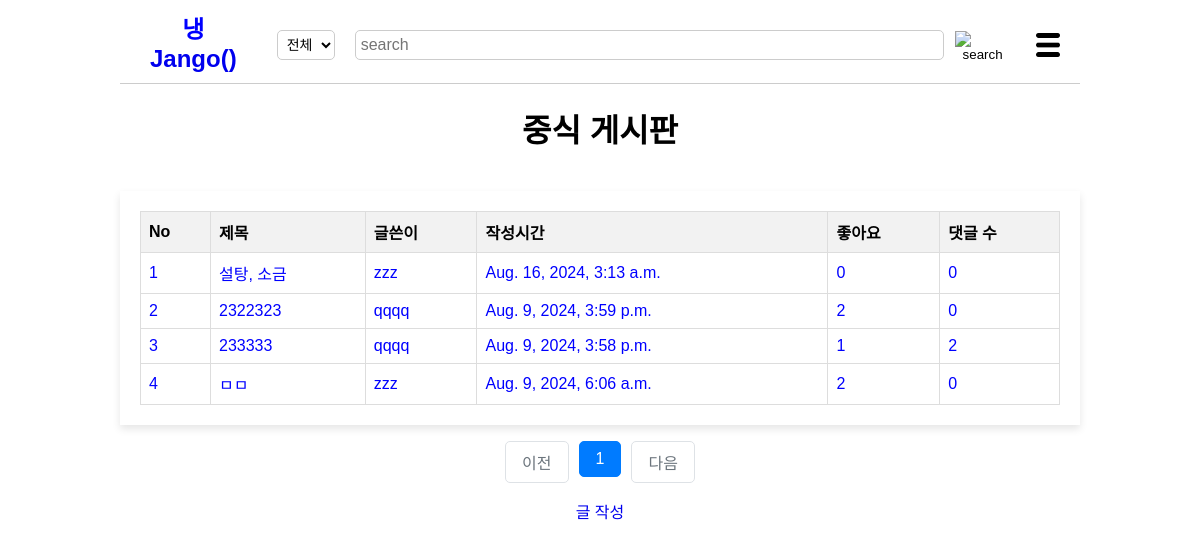
The app's page /chinapost/ (signed in) with its own data.
### post/models.py (models this page shows, shortened)
class Post(models.Model):
    title = models.CharField(max_length=200)
    cooktime = models.IntegerField()
    ingredient = models.TextField()
    cookmethod = models.TextField()
    created_at=models.DateTimeField(auto_now_add=True)
    writer=models.ForeignKey(User, on_delete=models.CASCADE)
    like_users=models.ManyToManyField(settings.AUTH_USER_MODEL, related_name='like_posts', blank=True)
    updated_at=models.DateTimeField(null=True, blank=True, auto_now=True)
    category = models.ForeignKey(Category, on_delete=models.CASCADE)

### post/views/post_views.py (the view)
# urls.py: path('<str:category_name>/',list, name='list'),
def list(request, category_name):
    request.session['previous_page'] = request.get_full_path()
    category = get_object_or_404(Category, name=category_name)
    posts = Post.objects.filter(category=category).annotate(comment_count=Count('comment')).order_by('-created_at')
    page=request.GET.get('page', '1')
    paginator=Paginator(posts, 10)
    page_obj=paginator.get_page(page)
    context={
        'list': page_obj,
        }
    if category_name=="koreapost":
        return render(request, 'koreapost.html', context)
    elif category_name=="chinapost":
        return render(request, 'chinapost.html', context)
    elif category_name=="japanpost":
        return render(request, 'japanpost.html', context)
    else:
        return render(request, '404.html')

### post/templates/chinapost.html (shortened to what this page needs)
<!DOCTYPE html>
<html lang="ko">
    <head>
        {% load static %}
        <link rel="stylesheet" href ="{%static 'css/styles-chinapost.css' %}">
        <!-- {% load static %}
        <link rel="stylesheet" href="styles-chinapost.css"> -->
</head>
<body>
    <header>
        <div class="logo"><a href="{% url 'post:main' %}">
            <span class="blue">냉</span>Jango() </a>
        </div>
        <select id="search-type">
            <option value="all">전체</option>
        </select>
        <form method="POST" action="{% url 'post:search' user.id %}">
                <div class="search-bar">
                    <input type="text" placeholder="search" name="searched">
                    <button><img src="{% static 'image/search-icon.png' %}" alt="search"></button>
                </div>
        </form>
        <div class="menu-icon">
            <img src="{% static 'image/menu-icon.png' %}" alt="menu">
        </div>
    </header>
        <h1>중식 게시판</h1>
        <br>
        <div class="container">
            <table>
                <thead>
                    <tr>
                        <th>No</th>
                        <th>제목</th>
                        <th>글쓴이</th>
                        <th>작성시간</th>
                        <th>좋아요</th>
                        <th>댓글 수</th>
                    </tr>
                </thead>
                <tbody>
                    {% for post in list %}
                    <tr class="fixed" data-href="{% url 'post:show' post.id %}">
                        <td>{{ forloop.counter }}</td>
                        <td>{{ post.title }}</td>
                        <td>{{ post.writer }}</td>
                        <td>{{ post.created_at }}</td>
                        <td>{{ post.like_users.all.count }}</td>
                        <td>{{ post.comment_count }}</td>
                    </tr>
                    {% endfor %}
                </tbody>
            </table>
        </div>
        <ul class="pagination justify-content-center">
            {% if list.has_previous %}
                <li class="page-item">
                    <a class="page-link" href="?page={{ list.previous_page_number }}">이전</a>
                </li>
            {% else %}
                <li class="page-item disabled">
                    <a class="page-link" tabindex="-1" aria-disabled="true" href="#">이전</a>
                </li>
            {% endif %}
            {% for page_number in list.paginator.page_range %}
            {% if page_number >= list.number|add:-5 and page_number <= list.number|add:5 %}
            {% if page_number == list.number %}
                <li class="page-item active" aria-current="page">
                    <a class="page-link" href="?page={{ page_number }}">{{ page_number }}</a>
                </li>
            {% else %}
                <li class="page-item">
                    <a class="page-link" href="?page={{ page_number }}">{{ page_number }}</a>
                </li>
            {% endif %}
            {% endif %}
            {% endfor %}
            {% if list.has_next %}
                <li class="page-item">
                    <a class="page-link" href="?page={{ list.next_page_number }}">다음</a>
                </li>
            {% else %}
                <li class="page-item disabled">
                    <a class="page-link" tabindex="-1" aria-disabled="true" href="#">다음</a>
                </li>
            {% endif %}
        </ul>
        <a href="{% url 'post:write' %}">글 작성</a>
    </body>
</html>

### static/css/styles-chinapost.css (style rules this page uses)
body { font-family: Arial, sans-serif; margin: 0 auto; padding: 0; text-align: center; width: 960px; overflow-x: auto; }
header { display: flex; justify-content: space-between; align-items: center; padding: 10px 20px; background-color: #fff; border-bottom: 1px solid #ccc; }
a { text-decoration-line: none; text-decoration-color: black; }
.logo { font-size: 24px; font-weight: bold; margin-right: 20px; }
.logo .blue { color: blue; }
#search-type { margin-top: 6px; margin-left: 10px; padding: 5px; border-radius: 5px; border: 1px solid #ccc; background-color: #fff; font-size: 14px; }
#search-type option { background-color: #fff; }
.search-bar { padding-top: 6px; display: flex; align-items: center; flex-grow: 1; margin: 0 20px; }
.search-bar input { width: 590px; padding: 5px; font-size: 16px; border: 1px solid #ccc; border-radius: 5px; flex-grow: 1; }
.search-bar button { background: none; border: none; cursor: pointer; margin-left: 5px; }
.search-bar button img { margin-top: 3px; width: 30px; height: 30px; }
.menu-icon { position: relative; display: inline-block; }
.menu-icon img { margin-top: 10px; width: 24px; height: 24px; cursor: pointer; }
.container { margin: 0 auto; max-width: 1000px; background-color: #fff; padding: 20px; box-shadow: 0 4px 8px rgba(0, 0, 0, 0.1); }
table { width: 100%; border-collapse: collapse; }
th, td { border: 1px solid #ddd; padding: 8px; text-align: left; }
th { background-color: #f2f2f2; font-weight: bold; }
.fixed { color: blue; }
.pagination { display: flex; justify-content: center; list-style-type: none; padding: 0; }
.page-item { margin: 0 5px; }
.page-link { display: block; padding: 8px 16px; text-decoration: none; color: #007bff; border: 1px solid #dee2e6; border-radius: 5px; }
.page-item.disabled .page-link { color: #6c757d; pointer-events: none; cursor: not-allowed; }
.page-item.active .page-link { color: white; background-color: #007bff; border-color: #007bff; }

### records on screen
Post: title "설탕, 소금", writer "zzz", created_at "Aug. 16, 2024, 3:13 a.m.", like_users.all.count "0", comment_count "0"
Post: title "2322323", writer "qqqq", created_at "Aug. 9, 2024, 3:59 p.m.", like_users.all.count "2", comment_count "0"
Post: title "233333", writer "qqqq", created_at "Aug. 9, 2024, 3:58 p.m.", like_users.all.count "1", comment_count "2"
Post: title "ㅁㅁ", writer "zzz", created_at "Aug. 9, 2024, 6:06 a.m.", like_users.all.count "2", comment_count "0"

### other values on screen
{{ page_number }} "1"
